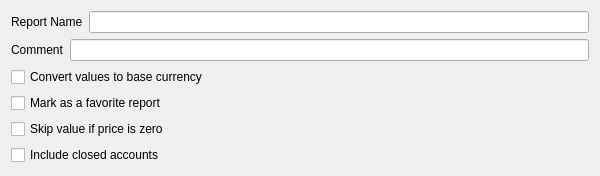
<?xml version="1.0" encoding="UTF-8"?>
<ui version="4.0">
 <class>ReportTabGeneral</class>
 <widget class="QWidget" name="ReportTabGeneral">
  <property name="geometry">
   <rect>
    <x>0</x>
    <y>0</y>
    <width>600</width>
    <height>176</height>
   </rect>
  </property>
  <property name="windowTitle">
   <string>Report Tab</string>
  </property>
  <property name="toolTip">
   <string/>
  </property>
  <property name="whatsThis">
   <string>&lt;p&gt;On this tab, you set the basic properties of this report.&lt;/p&gt;</string>
  </property>
  <layout class="QVBoxLayout">
   <item>
    <layout class="QHBoxLayout">
     <item>
      <widget class="QLabel" name="textLabel6">
       <property name="text">
        <string>Report Name</string>
       </property>
       <property name="wordWrap">
        <bool>false</bool>
       </property>
      </widget>
     </item>
     <item>
      <widget class="KLineEdit" name="m_editName">
       <property name="toolTip">
        <string>&lt;p&gt;Choose a name for this report.&lt;/p&gt;</string>
       </property>
      </widget>
     </item>
    </layout>
   </item>
   <item>
    <layout class="QHBoxLayout">
     <item>
      <widget class="QLabel" name="textLabel7">
       <property name="text">
        <string>Comment</string>
       </property>
       <property name="wordWrap">
        <bool>false</bool>
       </property>
      </widget>
     </item>
     <item>
      <widget class="KLineEdit" name="m_editComment">
       <property name="toolTip">
        <string>&lt;p&gt;Enter a comment to help you remember the details of this report.&lt;/p&gt;</string>
       </property>
      </widget>
     </item>
    </layout>
   </item>
   <item>
    <widget class="QCheckBox" name="m_checkCurrency">
     <property name="toolTip">
      <string comment="Convert 'em!!">&lt;p&gt;Select this option to convert all values in the report to your base currency.&lt;/p&gt;&lt;p&gt;Leave it unchecked if you would like to see values in their original currency.&lt;/p&gt;&lt;p&gt;If currencies are not converted, then subtotals will not be shown.&lt;/p&gt;</string>
     </property>
     <property name="text">
      <string>Convert values to base currency</string>
     </property>
    </widget>
   </item>
   <item>
    <widget class="QCheckBox" name="m_checkFavorite">
     <property name="toolTip">
      <string>&lt;p&gt;Select this option to notate this report as one of your favorites.&lt;/p&gt;&lt;p&gt;All your favorite reports are grouped in one place on the report list for easy access.&lt;/p&gt;</string>
     </property>
     <property name="text">
      <string>Mark as a favorite report</string>
     </property>
    </widget>
   </item>
   <item>
    <widget class="QCheckBox" name="m_skipZero">
     <property name="toolTip">
      <string>
              &lt;p&gt;
              This option is for investments reports only which
              show prices instead of balances as all other reports do.
              &lt;/p&gt;
              &lt;p&gt;
              Select this option to include prices only if there is an actual price for the date.
              If not, 0 will be shown. In the graph, the value will be skipped.
              &lt;/p&gt;
              &lt;p&gt;
              If this option is off the last existing price is shown for a period, if
              it is on, in a table the value is '0' shown and in a chart a linear
              interpolation for the missing values will be performed.
              &lt;br&gt;Example:
              &lt;br&gt;There are prices for January and March, but there is no price for
              February.
              &lt;ul&gt;
              &lt;li&gt;&lt;b&gt;OFF&lt;/b&gt;: shows the price for February as the last price of
              January
              &lt;li&gt;&lt;b&gt;ON&lt;/b&gt;: in a table the value is '0', in a chart a linear
              interpolation for the February-price will be performed
              (so it makes a kind of average-value using the January- and the
              March-price in the chart)
              &lt;/ul&gt;
              &lt;/p&gt;
            </string>
     </property>
     <property name="text">
      <string>Skip value if price is zero</string>
     </property>
    </widget>
   </item>
   <item>
    <widget class="QCheckBox" name="m_checkClosed">
     <property name="text">
      <string>Include closed accounts</string>
     </property>
    </widget>
   </item>
   <item>
    <spacer name="spacer15">
     <property name="orientation">
      <enum>Qt::Vertical</enum>
     </property>
     <property name="sizeType">
      <enum>QSizePolicy::Expanding</enum>
     </property>
     <property name="sizeHint" stdset="0">
      <size>
       <width>20</width>
       <height>20</height>
      </size>
     </property>
    </spacer>
   </item>
  </layout>
 </widget>
 <layoutdefault spacing="6" margin="11"/>
 <customwidgets>
  <customwidget>
   <class>KLineEdit</class>
   <extends>QLineEdit</extends>
   <header>klineedit.h</header>
  </customwidget>
 </customwidgets>
 <resources/>
 <connections/>
</ui>
